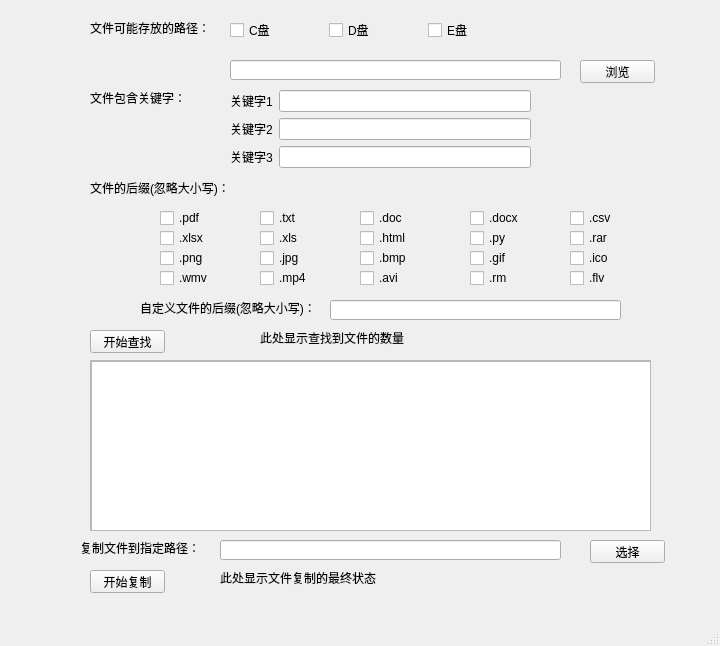
<?xml version="1.0" encoding="UTF-8"?>
<ui version="4.0">
 <class>MainWindow</class>
 <widget class="QMainWindow" name="MainWindow">
  <property name="geometry">
   <rect>
    <x>0</x>
    <y>0</y>
    <width>720</width>
    <height>646</height>
   </rect>
  </property>
  <property name="windowTitle">
   <string>MainWindow</string>
  </property>
  <property name="windowIcon">
   <iconset>
    <normaloff>images/YC_icon.png</normaloff>images/YC_icon.png</iconset>
  </property>
  <widget class="QWidget" name="centralwidget">
   <widget class="QLabel" name="label_sourcePath">
    <property name="geometry">
     <rect>
      <x>90</x>
      <y>20</y>
      <width>171</width>
      <height>16</height>
     </rect>
    </property>
    <property name="text">
     <string>文件可能存放的路径：</string>
    </property>
   </widget>
   <widget class="QWidget" name="horizontalLayoutWidget">
    <property name="geometry">
     <rect>
      <x>230</x>
      <y>10</y>
      <width>291</width>
      <height>41</height>
     </rect>
    </property>
    <layout class="QHBoxLayout" name="horizontalLayout">
     <item>
      <widget class="QCheckBox" name="checkBox_C">
       <property name="text">
        <string>C盘</string>
       </property>
      </widget>
     </item>
     <item>
      <widget class="QCheckBox" name="checkBox_D">
       <property name="text">
        <string>D盘</string>
       </property>
      </widget>
     </item>
     <item>
      <widget class="QCheckBox" name="checkBox_E">
       <property name="text">
        <string>E盘</string>
       </property>
      </widget>
     </item>
    </layout>
   </widget>
   <widget class="QPushButton" name="pushButton_selectSourcePath">
    <property name="geometry">
     <rect>
      <x>580</x>
      <y>60</y>
      <width>75</width>
      <height>23</height>
     </rect>
    </property>
    <property name="text">
     <string>浏览</string>
    </property>
   </widget>
   <widget class="QLabel" name="label_houzui">
    <property name="geometry">
     <rect>
      <x>90</x>
      <y>180</y>
      <width>171</width>
      <height>16</height>
     </rect>
    </property>
    <property name="text">
     <string>文件的后缀(忽略大小写)：</string>
    </property>
   </widget>
   <widget class="QCheckBox" name="checkBox_pdf">
    <property name="geometry">
     <rect>
      <x>160</x>
      <y>210</y>
      <width>71</width>
      <height>16</height>
     </rect>
    </property>
    <property name="text">
     <string>.pdf</string>
    </property>
   </widget>
   <widget class="QCheckBox" name="checkBox_txt">
    <property name="geometry">
     <rect>
      <x>260</x>
      <y>210</y>
      <width>71</width>
      <height>16</height>
     </rect>
    </property>
    <property name="text">
     <string>.txt</string>
    </property>
   </widget>
   <widget class="QCheckBox" name="checkBox_doc">
    <property name="geometry">
     <rect>
      <x>360</x>
      <y>210</y>
      <width>71</width>
      <height>16</height>
     </rect>
    </property>
    <property name="text">
     <string>.doc</string>
    </property>
   </widget>
   <widget class="QCheckBox" name="checkBox_docx">
    <property name="geometry">
     <rect>
      <x>470</x>
      <y>210</y>
      <width>71</width>
      <height>16</height>
     </rect>
    </property>
    <property name="text">
     <string>.docx</string>
    </property>
   </widget>
   <widget class="QCheckBox" name="checkBox_csv">
    <property name="geometry">
     <rect>
      <x>570</x>
      <y>210</y>
      <width>71</width>
      <height>16</height>
     </rect>
    </property>
    <property name="text">
     <string>.csv</string>
    </property>
   </widget>
   <widget class="QCheckBox" name="checkBox_xlsx">
    <property name="geometry">
     <rect>
      <x>160</x>
      <y>230</y>
      <width>71</width>
      <height>16</height>
     </rect>
    </property>
    <property name="text">
     <string>.xlsx</string>
    </property>
   </widget>
   <widget class="QCheckBox" name="checkBox_xls">
    <property name="geometry">
     <rect>
      <x>260</x>
      <y>230</y>
      <width>71</width>
      <height>16</height>
     </rect>
    </property>
    <property name="text">
     <string>.xls</string>
    </property>
   </widget>
   <widget class="QCheckBox" name="checkBox_html">
    <property name="geometry">
     <rect>
      <x>360</x>
      <y>230</y>
      <width>71</width>
      <height>16</height>
     </rect>
    </property>
    <property name="text">
     <string>.html</string>
    </property>
   </widget>
   <widget class="QCheckBox" name="checkBox_py">
    <property name="geometry">
     <rect>
      <x>470</x>
      <y>230</y>
      <width>71</width>
      <height>16</height>
     </rect>
    </property>
    <property name="text">
     <string>.py</string>
    </property>
   </widget>
   <widget class="QCheckBox" name="checkBox_rar">
    <property name="geometry">
     <rect>
      <x>570</x>
      <y>230</y>
      <width>71</width>
      <height>16</height>
     </rect>
    </property>
    <property name="text">
     <string>.rar</string>
    </property>
   </widget>
   <widget class="QCheckBox" name="checkBox_png">
    <property name="geometry">
     <rect>
      <x>160</x>
      <y>250</y>
      <width>71</width>
      <height>16</height>
     </rect>
    </property>
    <property name="text">
     <string>.png</string>
    </property>
   </widget>
   <widget class="QCheckBox" name="checkBox_jpg">
    <property name="geometry">
     <rect>
      <x>260</x>
      <y>250</y>
      <width>71</width>
      <height>16</height>
     </rect>
    </property>
    <property name="text">
     <string>.jpg</string>
    </property>
   </widget>
   <widget class="QCheckBox" name="checkBox_bmp">
    <property name="geometry">
     <rect>
      <x>360</x>
      <y>250</y>
      <width>71</width>
      <height>16</height>
     </rect>
    </property>
    <property name="text">
     <string>.bmp</string>
    </property>
   </widget>
   <widget class="QCheckBox" name="checkBox_gif">
    <property name="geometry">
     <rect>
      <x>470</x>
      <y>250</y>
      <width>71</width>
      <height>16</height>
     </rect>
    </property>
    <property name="text">
     <string>.gif</string>
    </property>
   </widget>
   <widget class="QCheckBox" name="checkBox_ico">
    <property name="geometry">
     <rect>
      <x>570</x>
      <y>250</y>
      <width>71</width>
      <height>16</height>
     </rect>
    </property>
    <property name="text">
     <string>.ico</string>
    </property>
   </widget>
   <widget class="QLabel" name="label_displyFindNum">
    <property name="geometry">
     <rect>
      <x>260</x>
      <y>330</y>
      <width>181</width>
      <height>16</height>
     </rect>
    </property>
    <property name="text">
     <string>此处显示查找到文件的数量</string>
    </property>
   </widget>
   <widget class="QLineEdit" name="lineEdit_TargetPath">
    <property name="geometry">
     <rect>
      <x>220</x>
      <y>540</y>
      <width>341</width>
      <height>20</height>
     </rect>
    </property>
   </widget>
   <widget class="QLabel" name="label_copydir">
    <property name="geometry">
     <rect>
      <x>80</x>
      <y>540</y>
      <width>171</width>
      <height>16</height>
     </rect>
    </property>
    <property name="text">
     <string>复制文件到指定路径：</string>
    </property>
   </widget>
   <widget class="QPushButton" name="pushButton_selectTargetPath">
    <property name="geometry">
     <rect>
      <x>590</x>
      <y>540</y>
      <width>75</width>
      <height>23</height>
     </rect>
    </property>
    <property name="text">
     <string>选择</string>
    </property>
   </widget>
   <widget class="QPushButton" name="pushButton_search">
    <property name="geometry">
     <rect>
      <x>90</x>
      <y>330</y>
      <width>75</width>
      <height>23</height>
     </rect>
    </property>
    <property name="text">
     <string>开始查找</string>
    </property>
   </widget>
   <widget class="QPushButton" name="pushButton_copy">
    <property name="geometry">
     <rect>
      <x>90</x>
      <y>570</y>
      <width>75</width>
      <height>23</height>
     </rect>
    </property>
    <property name="text">
     <string>开始复制</string>
    </property>
   </widget>
   <widget class="QCheckBox" name="checkBox_flv">
    <property name="geometry">
     <rect>
      <x>570</x>
      <y>270</y>
      <width>71</width>
      <height>16</height>
     </rect>
    </property>
    <property name="text">
     <string>.flv</string>
    </property>
   </widget>
   <widget class="QCheckBox" name="checkBox_wmv">
    <property name="geometry">
     <rect>
      <x>160</x>
      <y>270</y>
      <width>71</width>
      <height>16</height>
     </rect>
    </property>
    <property name="text">
     <string>.wmv</string>
    </property>
   </widget>
   <widget class="QCheckBox" name="checkBox_avi">
    <property name="geometry">
     <rect>
      <x>360</x>
      <y>270</y>
      <width>71</width>
      <height>16</height>
     </rect>
    </property>
    <property name="text">
     <string>.avi</string>
    </property>
   </widget>
   <widget class="QCheckBox" name="checkBox_rm">
    <property name="geometry">
     <rect>
      <x>470</x>
      <y>270</y>
      <width>71</width>
      <height>16</height>
     </rect>
    </property>
    <property name="text">
     <string>.rm</string>
    </property>
   </widget>
   <widget class="QCheckBox" name="checkBox_mp4">
    <property name="geometry">
     <rect>
      <x>260</x>
      <y>270</y>
      <width>71</width>
      <height>16</height>
     </rect>
    </property>
    <property name="text">
     <string>.mp4</string>
    </property>
   </widget>
   <widget class="QLabel" name="label_defineHZ">
    <property name="geometry">
     <rect>
      <x>140</x>
      <y>300</y>
      <width>171</width>
      <height>16</height>
     </rect>
    </property>
    <property name="text">
     <string>自定义文件的后缀(忽略大小写)：：</string>
    </property>
   </widget>
   <widget class="QLineEdit" name="lineEdit_CustomerDefineHZ">
    <property name="geometry">
     <rect>
      <x>330</x>
      <y>300</y>
      <width>291</width>
      <height>20</height>
     </rect>
    </property>
   </widget>
   <widget class="QScrollArea" name="scrollArea">
    <property name="geometry">
     <rect>
      <x>90</x>
      <y>360</y>
      <width>561</width>
      <height>171</height>
     </rect>
    </property>
    <property name="widgetResizable">
     <bool>true</bool>
    </property>
    <widget class="QWidget" name="scrollAreaWidgetContents">
     <property name="geometry">
      <rect>
       <x>0</x>
       <y>0</y>
       <width>559</width>
       <height>169</height>
      </rect>
     </property>
     <widget class="QTextBrowser" name="textBrowser">
      <property name="geometry">
       <rect>
        <x>0</x>
        <y>0</y>
        <width>561</width>
        <height>171</height>
       </rect>
      </property>
      <property name="html">
       <string>&lt;!DOCTYPE HTML PUBLIC &quot;-//W3C//DTD HTML 4.0//EN&quot; &quot;http://www.w3.org/TR/REC-html40/strict.dtd&quot;&gt;
&lt;html&gt;&lt;head&gt;&lt;meta name=&quot;qrichtext&quot; content=&quot;1&quot; /&gt;&lt;style type=&quot;text/css&quot;&gt;
p, li { white-space: pre-wrap; }
&lt;/style&gt;&lt;/head&gt;&lt;body style=&quot; font-family:'SimSun'; font-size:9pt; font-weight:400; font-style:normal;&quot;&gt;
&lt;p style=&quot;-qt-paragraph-type:empty; margin-top:12px; margin-bottom:12px; margin-left:0px; margin-right:0px; -qt-block-indent:0; text-indent:0px;&quot;&gt;&lt;br /&gt;&lt;/p&gt;&lt;/body&gt;&lt;/html&gt;</string>
      </property>
     </widget>
    </widget>
   </widget>
   <widget class="QLabel" name="label_DisplayCopyStatus">
    <property name="geometry">
     <rect>
      <x>220</x>
      <y>570</y>
      <width>181</width>
      <height>16</height>
     </rect>
    </property>
    <property name="text">
     <string>此处显示文件复制的最终状态</string>
    </property>
   </widget>
   <widget class="QWidget" name="formLayoutWidget">
    <property name="geometry">
     <rect>
      <x>230</x>
      <y>90</y>
      <width>301</width>
      <height>81</height>
     </rect>
    </property>
    <layout class="QFormLayout" name="formLayout">
     <item row="0" column="0">
      <widget class="QLabel" name="label_key1">
       <property name="text">
        <string>关键字1</string>
       </property>
      </widget>
     </item>
     <item row="0" column="1">
      <widget class="QLineEdit" name="lineEdit"/>
     </item>
     <item row="1" column="0">
      <widget class="QLabel" name="label_key2">
       <property name="text">
        <string>关键字2</string>
       </property>
      </widget>
     </item>
     <item row="1" column="1">
      <widget class="QLineEdit" name="lineEdit_2"/>
     </item>
     <item row="2" column="0">
      <widget class="QLabel" name="label_key3">
       <property name="text">
        <string>关键字3</string>
       </property>
      </widget>
     </item>
     <item row="2" column="1">
      <widget class="QLineEdit" name="lineEdit_3"/>
     </item>
    </layout>
   </widget>
   <widget class="QLabel" name="label_keystr">
    <property name="geometry">
     <rect>
      <x>90</x>
      <y>90</y>
      <width>111</width>
      <height>16</height>
     </rect>
    </property>
    <property name="text">
     <string>文件包含关键字：</string>
    </property>
   </widget>
   <widget class="QLineEdit" name="lineEdit_sourcePath">
    <property name="geometry">
     <rect>
      <x>230</x>
      <y>60</y>
      <width>331</width>
      <height>20</height>
     </rect>
    </property>
   </widget>
  </widget>
  <widget class="QMenuBar" name="menubar">
   <property name="geometry">
    <rect>
     <x>0</x>
     <y>0</y>
     <width>720</width>
     <height>23</height>
    </rect>
   </property>
  </widget>
  <widget class="QStatusBar" name="statusbar"/>
 </widget>
 <resources/>
 <connections/>
</ui>
